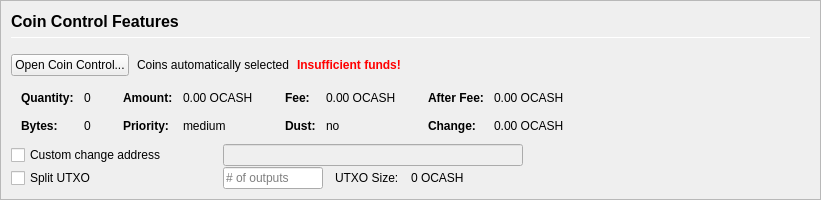
         <widget class="QFrame" name="frameCoinControl">
          <property name="sizePolicy">
           <sizepolicy hsizetype="Expanding" vsizetype="Expanding">
            <horstretch>0</horstretch>
            <verstretch>0</verstretch>
           </sizepolicy>
          </property>
          <property name="maximumSize">
           <size>
            <width>16777215</width>
            <height>16777215</height>
           </size>
          </property>
          <property name="frameShape">
           <enum>QFrame::StyledPanel</enum>
          </property>
          <property name="frameShadow">
           <enum>QFrame::Sunken</enum>
          </property>
          <layout class="QVBoxLayout" name="verticalLayoutCoinControl2">
           <property name="spacing">
            <number>0</number>
           </property>
           <property name="leftMargin">
            <number>0</number>
           </property>
           <property name="topMargin">
            <number>0</number>
           </property>
           <property name="rightMargin">
            <number>0</number>
           </property>
           <property name="bottomMargin">
            <number>0</number>
           </property>
           <item>
            <widget class="QFrame" name="frameCoinControl_BG">
             <layout class="QVBoxLayout" name="verticalLayoutCoinControl" stretch="0,0,0,0,0,0">
              <property name="spacing">
               <number>1</number>
              </property>
              <property name="leftMargin">
               <number>10</number>
              </property>
              <property name="topMargin">
               <number>10</number>
              </property>
              <item>
               <layout class="QHBoxLayout" name="horizontalLayoutCoinControl1">
                <property name="bottomMargin">
                 <number>15</number>
                </property>
                <item>
                 <layout class="QVBoxLayout" name="verticalLayout_3">
                  <property name="spacing">
                   <number>6</number>
                  </property>
                  <item>
                   <widget class="QLabel" name="labelCoinControlFeatures">
                    <property name="sizePolicy">
                     <sizepolicy hsizetype="Preferred" vsizetype="Maximum">
                      <horstretch>0</horstretch>
                      <verstretch>0</verstretch>
                     </sizepolicy>
                    </property>
                    <property name="minimumSize">
                     <size>
                      <width>0</width>
                      <height>20</height>
                     </size>
                    </property>
                    <property name="font">
                     <font>
                      <pointsize>12</pointsize>
                      <weight>75</weight>
                      <bold>true</bold>
                     </font>
                    </property>
                    <property name="styleSheet">
                     <string notr="true">font-weight:bold;</string>
                    </property>
                    <property name="text">
                     <string>Coin Control Features</string>
                    </property>
                   </widget>
                  </item>
                  <item>
                   <widget class="Line" name="line">
                    <property name="minimumSize">
                     <size>
                      <width>0</width>
                      <height>1</height>
                     </size>
                    </property>
                    <property name="maximumSize">
                     <size>
                      <width>16777215</width>
                      <height>1</height>
                     </size>
                    </property>
                    <property name="orientation">
                     <enum>Qt::Horizontal</enum>
                    </property>
                   </widget>
                  </item>
                 </layout>
                </item>
               </layout>
              </item>
              <item>
               <layout class="QHBoxLayout" name="horizontalLayoutCoinControl2" stretch="0,0,0,0">
                <property name="spacing">
                 <number>8</number>
                </property>
                <property name="bottomMargin">
                 <number>10</number>
                </property>
                <item>
                 <widget class="QPushButton" name="pushButtonCoinControl">
                  <property name="styleSheet">
                   <string notr="true"/>
                  </property>
                  <property name="text">
                   <string>Open Coin Control...</string>
                  </property>
                  <property name="autoDefault">
                   <bool>false</bool>
                  </property>
                 </widget>
                </item>
                <item>
                 <widget class="QLabel" name="labelCoinControlAutomaticallySelected">
                  <property name="text">
                   <string>Coins automatically selected</string>
                  </property>
                  <property name="margin">
                   <number>5</number>
                  </property>
                 </widget>
                </item>
                <item>
                 <widget class="QLabel" name="labelCoinControlInsuffFunds">
                  <property name="font">
                   <font>
                    <weight>75</weight>
                    <bold>true</bold>
                   </font>
                  </property>
                  <property name="styleSheet">
                   <string notr="true">color:red;font-weight:bold;</string>
                  </property>
                  <property name="text">
                   <string>Insufficient funds!</string>
                  </property>
                  <property name="margin">
                   <number>5</number>
                  </property>
                 </widget>
                </item>
                <item>
                 <spacer name="horizontalSpacerCoinControl">
                  <property name="orientation">
                   <enum>Qt::Horizontal</enum>
                  </property>
                  <property name="sizeHint" stdset="0">
                   <size>
                    <width>40</width>
                    <height>1</height>
                   </size>
                  </property>
                 </spacer>
                </item>
               </layout>
              </item>
              <item>
               <widget class="QWidget" name="widgetCoinControl" native="true">
                <property name="sizePolicy">
                 <sizepolicy hsizetype="Preferred" vsizetype="Preferred">
                  <horstretch>0</horstretch>
                  <verstretch>0</verstretch>
                 </sizepolicy>
                </property>
                <property name="minimumSize">
                 <size>
                  <width>0</width>
                  <height>0</height>
                 </size>
                </property>
                <property name="styleSheet">
                 <string notr="true"/>
                </property>
                <layout class="QHBoxLayout" name="horizontalLayoutCoinControl5">
                 <property name="leftMargin">
                  <number>0</number>
                 </property>
                 <property name="topMargin">
                  <number>0</number>
                 </property>
                 <property name="rightMargin">
                  <number>0</number>
                 </property>
                 <property name="bottomMargin">
                  <number>0</number>
                 </property>
                 <item>
                  <layout class="QHBoxLayout" name="horizontalLayoutCoinControl3" stretch="0,0,0,1">
                   <property name="spacing">
                    <number>20</number>
                   </property>
                   <property name="topMargin">
                    <number>0</number>
                   </property>
                   <property name="bottomMargin">
                    <number>10</number>
                   </property>
                   <item>
                    <layout class="QFormLayout" name="formLayoutCoinControl1">
                     <property name="horizontalSpacing">
                      <number>10</number>
                     </property>
                     <property name="verticalSpacing">
                      <number>14</number>
                     </property>
                     <property name="leftMargin">
                      <number>10</number>
                     </property>
                     <property name="topMargin">
                      <number>4</number>
                     </property>
                     <property name="rightMargin">
                      <number>6</number>
                     </property>
                     <item row="0" column="0">
                      <widget class="QLabel" name="labelCoinControlQuantityText">
                       <property name="font">
                        <font>
                         <weight>75</weight>
                         <bold>true</bold>
                        </font>
                       </property>
                       <property name="text">
                        <string>Quantity:</string>
                       </property>
                       <property name="margin">
                        <number>0</number>
                       </property>
                      </widget>
                     </item>
                     <item row="0" column="1">
                      <widget class="QLabel" name="labelCoinControlQuantity">
                       <property name="cursor">
                        <cursorShape>IBeamCursor</cursorShape>
                       </property>
                       <property name="contextMenuPolicy">
                        <enum>Qt::ActionsContextMenu</enum>
                       </property>
                       <property name="text">
                        <string notr="true">0</string>
                       </property>
                       <property name="margin">
                        <number>0</number>
                       </property>
                       <property name="textInteractionFlags">
                        <set>Qt::LinksAccessibleByMouse|Qt::TextSelectableByKeyboard|Qt::TextSelectableByMouse</set>
                       </property>
                      </widget>
                     </item>
                     <item row="1" column="0">
                      <widget class="QLabel" name="labelCoinControlBytesText">
                       <property name="font">
                        <font>
                         <weight>75</weight>
                         <bold>true</bold>
                        </font>
                       </property>
                       <property name="text">
                        <string>Bytes:</string>
                       </property>
                      </widget>
                     </item>
                     <item row="1" column="1">
                      <widget class="QLabel" name="labelCoinControlBytes">
                       <property name="cursor">
                        <cursorShape>IBeamCursor</cursorShape>
                       </property>
                       <property name="contextMenuPolicy">
                        <enum>Qt::ActionsContextMenu</enum>
                       </property>
                       <property name="text">
                        <string notr="true">0</string>
                       </property>
                       <property name="textInteractionFlags">
                        <set>Qt::LinksAccessibleByMouse|Qt::TextSelectableByKeyboard|Qt::TextSelectableByMouse</set>
                       </property>
                      </widget>
                     </item>
                    </layout>
                   </item>
                   <item>
                    <layout class="QFormLayout" name="formLayoutCoinControl2">
                     <property name="horizontalSpacing">
                      <number>10</number>
                     </property>
                     <property name="verticalSpacing">
                      <number>14</number>
                     </property>
                     <property name="leftMargin">
                      <number>6</number>
                     </property>
                     <property name="topMargin">
                      <number>4</number>
                     </property>
                     <property name="rightMargin">
                      <number>6</number>
                     </property>
                     <item row="0" column="0">
                      <widget class="QLabel" name="labelCoinControlAmountText">
                       <property name="font">
                        <font>
                         <weight>75</weight>
                         <bold>true</bold>
                        </font>
                       </property>
                       <property name="text">
                        <string>Amount:</string>
                       </property>
                       <property name="margin">
                        <number>0</number>
                       </property>
                      </widget>
                     </item>
                     <item row="0" column="1">
                      <widget class="QLabel" name="labelCoinControlAmount">
                       <property name="cursor">
                        <cursorShape>IBeamCursor</cursorShape>
                       </property>
                       <property name="contextMenuPolicy">
                        <enum>Qt::ActionsContextMenu</enum>
                       </property>
                       <property name="text">
                        <string notr="true">0.00 OCASH</string>
                       </property>
                       <property name="textInteractionFlags">
                        <set>Qt::LinksAccessibleByMouse|Qt::TextSelectableByKeyboard|Qt::TextSelectableByMouse</set>
                       </property>
                      </widget>
                     </item>
                     <item row="1" column="0">
                      <widget class="QLabel" name="labelCoinControlPriorityText">
                       <property name="font">
                        <font>
                         <weight>75</weight>
                         <bold>true</bold>
                        </font>
                       </property>
                       <property name="text">
                        <string>Priority:</string>
                       </property>
                      </widget>
                     </item>
                     <item row="1" column="1">
                      <widget class="QLabel" name="labelCoinControlPriority">
                       <property name="cursor">
                        <cursorShape>IBeamCursor</cursorShape>
                       </property>
                       <property name="contextMenuPolicy">
                        <enum>Qt::ActionsContextMenu</enum>
                       </property>
                       <property name="text">
                        <string>medium</string>
                       </property>
                       <property name="textInteractionFlags">
                        <set>Qt::LinksAccessibleByMouse|Qt::TextSelectableByKeyboard|Qt::TextSelectableByMouse</set>
                       </property>
                      </widget>
                     </item>
                    </layout>
                   </item>
                   <item>
                    <layout class="QFormLayout" name="formLayoutCoinControl3">
                     <property name="horizontalSpacing">
                      <number>10</number>
                     </property>
                     <property name="verticalSpacing">
                      <number>14</number>
                     </property>
                     <property name="leftMargin">
                      <number>6</number>
                     </property>
                     <property name="topMargin">
                      <number>4</number>
                     </property>
                     <property name="rightMargin">
                      <number>6</number>
                     </property>
                     <item row="0" column="0">
                      <widget class="QLabel" name="labelCoinControlFeeText">
                       <property name="font">
                        <font>
                         <weight>75</weight>
                         <bold>true</bold>
                        </font>
                       </property>
                       <property name="text">
                        <string>Fee:</string>
                       </property>
                       <property name="margin">
                        <number>0</number>
                       </property>
                      </widget>
                     </item>
                     <item row="0" column="1">
                      <widget class="QLabel" name="labelCoinControlFee">
                       <property name="cursor">
                        <cursorShape>IBeamCursor</cursorShape>
                       </property>
                       <property name="contextMenuPolicy">
                        <enum>Qt::ActionsContextMenu</enum>
                       </property>
                       <property name="text">
                        <string notr="true">0.00 OCASH</string>
                       </property>
                       <property name="textInteractionFlags">
                        <set>Qt::LinksAccessibleByMouse|Qt::TextSelectableByKeyboard|Qt::TextSelectableByMouse</set>
                       </property>
                      </widget>
                     </item>
                     <item row="1" column="0">
                      <widget class="QLabel" name="labelCoinControlLowOutputText">
                       <property name="font">
                        <font>
                         <weight>75</weight>
                         <bold>true</bold>
                        </font>
                       </property>
                       <property name="text">
                        <string>Dust:</string>
                       </property>
                      </widget>
                     </item>
                     <item row="1" column="1">
                      <widget class="QLabel" name="labelCoinControlLowOutput">
                       <property name="cursor">
                        <cursorShape>IBeamCursor</cursorShape>
                       </property>
                       <property name="contextMenuPolicy">
                        <enum>Qt::ActionsContextMenu</enum>
                       </property>
                       <property name="text">
                        <string>no</string>
                       </property>
                       <property name="textInteractionFlags">
                        <set>Qt::LinksAccessibleByMouse|Qt::TextSelectableByKeyboard|Qt::TextSelectableByMouse</set>
                       </property>
                      </widget>
                     </item>
                    </layout>
                   </item>
                   <item>
                    <layout class="QFormLayout" name="formLayoutCoinControl4">
                     <property name="horizontalSpacing">
                      <number>10</number>
                     </property>
                     <property name="verticalSpacing">
                      <number>14</number>
                     </property>
                     <property name="leftMargin">
                      <number>6</number>
                     </property>
                     <property name="topMargin">
                      <number>4</number>
                     </property>
                     <property name="rightMargin">
                      <number>6</number>
                     </property>
                     <item row="0" column="0">
                      <widget class="QLabel" name="labelCoinControlAfterFeeText">
                       <property name="font">
                        <font>
                         <weight>75</weight>
                         <bold>true</bold>
                        </font>
                       </property>
                       <property name="text">
                        <string>After Fee:</string>
                       </property>
                       <property name="margin">
                        <number>0</number>
                       </property>
                      </widget>
                     </item>
                     <item row="0" column="1">
                      <widget class="QLabel" name="labelCoinControlAfterFee">
                       <property name="cursor">
                        <cursorShape>IBeamCursor</cursorShape>
                       </property>
                       <property name="contextMenuPolicy">
                        <enum>Qt::ActionsContextMenu</enum>
                       </property>
                       <property name="text">
                        <string notr="true">0.00 OCASH</string>
                       </property>
                       <property name="textInteractionFlags">
                        <set>Qt::LinksAccessibleByMouse|Qt::TextSelectableByKeyboard|Qt::TextSelectableByMouse</set>
                       </property>
                      </widget>
                     </item>
                     <item row="1" column="0">
                      <widget class="QLabel" name="labelCoinControlChangeText">
                       <property name="font">
                        <font>
                         <weight>75</weight>
                         <bold>true</bold>
                        </font>
                       </property>
                       <property name="text">
                        <string>Change:</string>
                       </property>
                      </widget>
                     </item>
                     <item row="1" column="1">
                      <widget class="QLabel" name="labelCoinControlChange">
                       <property name="cursor">
                        <cursorShape>IBeamCursor</cursorShape>
                       </property>
                       <property name="contextMenuPolicy">
                        <enum>Qt::ActionsContextMenu</enum>
                       </property>
                       <property name="text">
                        <string notr="true">0.00 OCASH</string>
                       </property>
                       <property name="textInteractionFlags">
                        <set>Qt::LinksAccessibleByMouse|Qt::TextSelectableByKeyboard|Qt::TextSelectableByMouse</set>
                       </property>
                      </widget>
                     </item>
                    </layout>
                   </item>
                  </layout>
                 </item>
                </layout>
               </widget>
              </item>
              <item>
               <layout class="QHBoxLayout" name="horizontalLayoutCoinControl4">
                <property name="spacing">
                 <number>12</number>
                </property>
                <property name="sizeConstraint">
                 <enum>QLayout::SetDefaultConstraint</enum>
                </property>
                <property name="topMargin">
                 <number>0</number>
                </property>
                <property name="rightMargin">
                 <number>0</number>
                </property>
                <item>
                 <widget class="QCheckBox" name="checkBoxCoinControlChange">
                  <property name="sizePolicy">
                   <sizepolicy hsizetype="Preferred" vsizetype="Preferred">
                    <horstretch>0</horstretch>
                    <verstretch>0</verstretch>
                   </sizepolicy>
                  </property>
                  <property name="minimumSize">
                   <size>
                    <width>200</width>
                    <height>0</height>
                   </size>
                  </property>
                  <property name="maximumSize">
                   <size>
                    <width>200</width>
                    <height>16777215</height>
                   </size>
                  </property>
                  <property name="toolTip">
                   <string>If this is activated, but the change address is empty or invalid, change will be sent to a newly generated address.</string>
                  </property>
                  <property name="text">
                   <string>Custom change address</string>
                  </property>
                 </widget>
                </item>
                <item>
                 <widget class="QValidatedLineEdit" name="lineEditCoinControlChange">
                  <property name="enabled">
                   <bool>false</bool>
                  </property>
                  <property name="sizePolicy">
                   <sizepolicy hsizetype="Preferred" vsizetype="Preferred">
                    <horstretch>0</horstretch>
                    <verstretch>0</verstretch>
                   </sizepolicy>
                  </property>
                  <property name="minimumSize">
                   <size>
                    <width>300</width>
                    <height>0</height>
                   </size>
                  </property>
                 </widget>
                </item>
                <item>
                 <widget class="QLabel" name="labelCoinControlChangeLabel">
                  <property name="sizePolicy">
                   <sizepolicy hsizetype="Preferred" vsizetype="Preferred">
                    <horstretch>0</horstretch>
                    <verstretch>0</verstretch>
                   </sizepolicy>
                  </property>
                  <property name="minimumSize">
                   <size>
                    <width>100</width>
                    <height>0</height>
                   </size>
                  </property>
                  <property name="text">
                   <string/>
                  </property>
                  <property name="margin">
                   <number>3</number>
                  </property>
                 </widget>
                </item>
               </layout>
              </item>
              <item>
               <layout class="QHBoxLayout" name="horizontalLayoutCoinControl6">
                <property name="spacing">
                 <number>12</number>
                </property>
                <property name="rightMargin">
                 <number>0</number>
                </property>
                <item>
                 <widget class="QCheckBox" name="splitBlockCheckBox">
                  <property name="sizePolicy">
                   <sizepolicy hsizetype="Preferred" vsizetype="Preferred">
                    <horstretch>0</horstretch>
                    <verstretch>0</verstretch>
                   </sizepolicy>
                  </property>
                  <property name="minimumSize">
                   <size>
                    <width>200</width>
                    <height>0</height>
                   </size>
                  </property>
                  <property name="maximumSize">
                   <size>
                    <width>200</width>
                    <height>16777215</height>
                   </size>
                  </property>
                  <property name="text">
                   <string>Split UTXO</string>
                  </property>
                 </widget>
                </item>
                <item>
                 <widget class="QLineEdit" name="splitBlockLineEdit">
                  <property name="sizePolicy">
                   <sizepolicy hsizetype="Preferred" vsizetype="Preferred">
                    <horstretch>50</horstretch>
                    <verstretch>0</verstretch>
                   </sizepolicy>
                  </property>
                  <property name="minimumSize">
                   <size>
                    <width>100</width>
                    <height>0</height>
                   </size>
                  </property>
                  <property name="maximumSize">
                   <size>
                    <width>100</width>
                    <height>16777215</height>
                   </size>
                  </property>
                  <property name="placeholderText">
                   <string># of outputs</string>
                  </property>
                 </widget>
                </item>
                <item>
                 <widget class="QLabel" name="labelBlockSizeText">
                  <property name="text">
                   <string>UTXO Size:</string>
                  </property>
                 </widget>
                </item>
                <item>
                 <widget class="QLabel" name="labelBlockSize">
                  <property name="text">
                   <string>0 OCASH</string>
                  </property>
                 </widget>
                </item>
                <item>
                 <spacer name="horizontalSpacer_7">
                  <property name="orientation">
                   <enum>Qt::Horizontal</enum>
                  </property>
                  <property name="sizeHint" stdset="0">
                   <size>
                    <width>40</width>
                    <height>20</height>
                   </size>
                  </property>
                 </spacer>
                </item>
               </layout>
              </item>
              <item>
               <spacer name="verticalSpacerCoinControl">
                <property name="orientation">
                 <enum>Qt::Vertical</enum>
                </property>
                <property name="sizeHint" stdset="0">
                 <size>
                  <width>800</width>
                  <height>1</height>
                 </size>
                </property>
               </spacer>
              </item>
             </layout>
            </widget>
           </item>
          </layout>
         </widget>
